Frame 1 (no input): blank canvas, image omitted
Frame 60 (the mouse pressed at the canvas centre just before this capture): blank canvas, image omitted
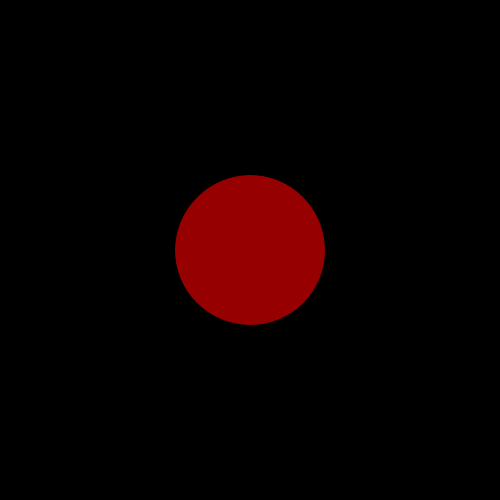
Frame 120 (the mouse held since frame 60 and released just before this capture)

The Processing sketch whose frames 1 and 60 were blank and that drew this single picture after the mouse press (run headless with seeded random() and noise(); from frame 60 on, the mouse is pressed at the canvas centre):

// Processing sketch: TrigElipse
// ── TrigElipse.pde
float teta = 50;

void setup() {
  size(500, 500);
}


void draw() {
  background(0);
  //-1, 1 rango de valor 
  // (-50, 50)
  
  float valor = cos(teta)*mouseX;
  fill(valor, 0, 0);
  ellipse(width/2, height/2, valor, valor);

  teta = teta + 0.01;
}
